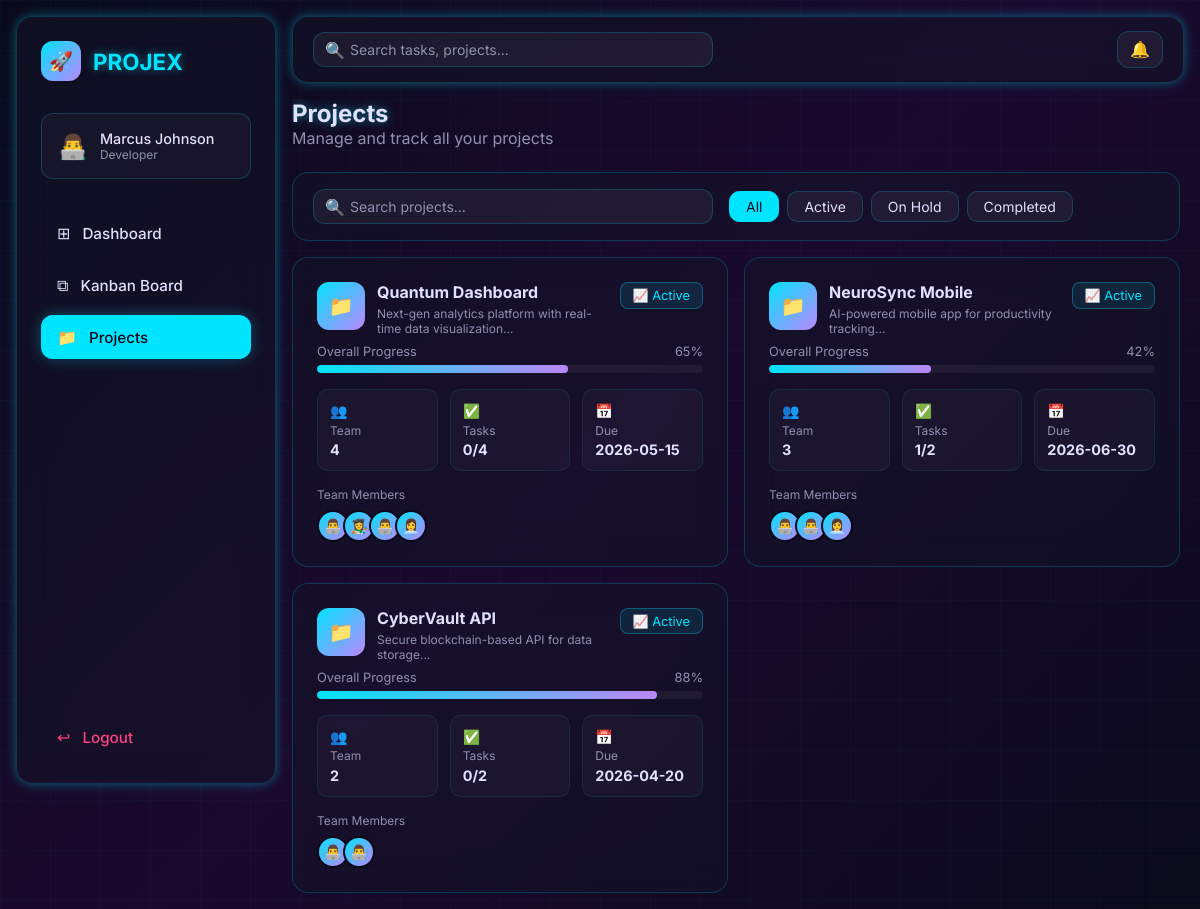
The page /index.php?page=projects (signed in) on the database its author committed.
### tables this page shows
CREATE TABLE IF NOT EXISTS `users` (
  `id`         INT AUTO_INCREMENT PRIMARY KEY,
  `name`       VARCHAR(100) NOT NULL,
  `email`      VARCHAR(150) NOT NULL UNIQUE,
  `password`   VARCHAR(255) NOT NULL,
  `role`       ENUM('Admin','Project Manager','Developer','Designer','Client') NOT NULL DEFAULT 'Developer',
  `avatar`     VARCHAR(10)  DEFAULT '👤',
  `created_at` TIMESTAMP    DEFAULT CURRENT_TIMESTAMP
);

CREATE TABLE IF NOT EXISTS `projects` (
  `id`          INT AUTO_INCREMENT PRIMARY KEY,
  `name`        VARCHAR(150) NOT NULL,
  `description` TEXT,
  `progress`    TINYINT UNSIGNED DEFAULT 0,
  `deadline`    DATE,
  `status`      ENUM('Active','On Hold','Completed') DEFAULT 'Active',
  `created_at`  TIMESTAMP DEFAULT CURRENT_TIMESTAMP
);

### data/data.php (called while the page is built, shortened)
<?php
require_once __DIR__ . '/../config/db.php';
function dbRow($sql, $types = '', ...$params) {
    global $conn;
    $stmt = mysqli_prepare($conn, $sql);
    if ($params) mysqli_stmt_bind_param($stmt, $types, ...$params);
    mysqli_stmt_execute($stmt);
    $result = mysqli_stmt_get_result($stmt);
    return mysqli_fetch_assoc($result);
}
function dbRows($sql, $types = '', ...$params) {
    global $conn;
    $stmt = mysqli_prepare($conn, $sql);
    if ($params) mysqli_stmt_bind_param($stmt, $types, ...$params);
    mysqli_stmt_execute($stmt);
    $result = mysqli_stmt_get_result($stmt);
    $rows = [];
    while ($row = mysqli_fetch_assoc($result)) $rows[] = $row;
    return $rows;
}
function getUserById($id) {
    return dbRow('SELECT * FROM users WHERE id = ?', 'i', $id);
}
function getAllProjects() {
    $projects = dbRows('SELECT * FROM projects ORDER BY created_at DESC');
    foreach ($projects as &$p) $p['teamMembers'] = getProjectMemberIds($p['id']);
    return $projects;
}
function getProjectMemberIds($projectId) {
    $rows = dbRows('SELECT user_id FROM project_members WHERE project_id = ?', 'i', $projectId);
    return array_column($rows, 'user_id');
}
function getProjectMembers($projectId) {
    return dbRows('
        SELECT u.* FROM users u
        JOIN project_members pm ON pm.user_id = u.id
        WHERE pm.project_id = ? ORDER BY u.name
    ', 'i', $projectId);
}
function getUserProjects($user) {
    if ($user['role'] === 'Client') {
        $projects = dbRows('
            SELECT p.* FROM projects p
            JOIN project_members pm ON pm.project_id = p.id
            WHERE pm.user_id = ? ORDER BY p.created_at DESC
        ', 'i', $user['id']);
    } else {
        $projects = getAllProjects();
    }
    foreach ($projects as &$p) $p['teamMembers'] = getProjectMemberIds($p['id']);
    return $projects;
}
function getTasksByProject($projectId) {
    return dbRows('SELECT * FROM tasks WHERE project_id = ?', 'i', $projectId);
}
function statusClass($status) {
    return match($status) {
        'Active'    => 'status-active',
        'On Hold'   => 'status-hold',
        'Completed' => 'status-completed',
        default     => '',
    };
}

### pages/projects.php (the view, shortened to what this page needs)
<?php
include 'partials/layout_start.php';
$userProjects = array_values(getUserProjects($currentUser));
$filterStatus = $_GET['status'] ?? 'All';
$searchQuery  = $_GET['search'] ?? '';
$filtered = array_filter($userProjects, function($p) use ($filterStatus, $searchQuery) {
    $matchSearch = !$searchQuery || stripos($p['name'], $searchQuery) !== false || stripos($p['description'], $searchQuery) !== false;
    $matchFilter = $filterStatus === 'All' || $p['status'] === $filterStatus;
    return $matchSearch && $matchFilter;
});
$filtered = array_values($filtered);
$statusFilters = ['All','Active','On Hold','Completed'];
$statusIconMap = ['Active'=>'📈','On Hold'=>'⏸','Completed'=>'✅'];
?>
<div class="page-header">
    <h2 class="page-title neon-text">Projects</h2>
    <p class="muted-text">Manage and track all your projects</p>
</div>
<div class="glass-card filter-bar">
    <form method="GET" action="index.php" class="filter-form">
        <div class="search-wrap">
            <span class="search-icon">🔍</span>
            <input type="text" name="search" value="<?= htmlspecialchars($searchQuery) ?>" placeholder="Search projects..." class="search-input">
        </div>
        <div class="filter-btns">
            <?php foreach ($statusFilters as $sf): ?>
            <button type="submit" name="status" value="<?= $sf ?>"
                class="filter-btn <?= $filterStatus===$sf?'active':'' ?>"><?= $sf ?></button>
            <?php endforeach; ?>
        </div>
    </form>
</div>
<div class="projects-grid">
    <?php foreach ($filtered as $project):
        $projectTasks   = array_values(getTasksByProject($project['id']));
        $completedTasks = count(array_filter($projectTasks, fn($t) => $t['status'] === 'Completed'));
        $totalTasks     = count($projectTasks);
        $members        = getProjectMembers($project['id']);
        $deadlineSoon   = strtotime($project['deadline']) <= strtotime('+7 days');
    ?>
    <div class="project-card glass-card">
        <div class="project-card-header">
            <div class="project-icon-wrap">
                <div class="project-icon">📁</div>
                <div>
                    <h3><?= htmlspecialchars($project['name']) ?></h3>
                    <p class="muted-text small"><?= htmlspecialchars(mb_substr($project['description'],0,80)) ?>...</p>
                </div>
            </div>
            <span class="status-badge <?= statusClass($project['status']) ?>">
                <?= $statusIconMap[$project['status']]??'' ?> <?= $project['status'] ?>
            </span>
        </div>
        <div class="progress-wrap mt-4">
            <div class="progress-labels">
                <span class="muted-text">Overall Progress</span>
                <span><?= $project['progress'] ?>%</span>
            </div>
            <div class="progress-bar">
                <div class="progress-fill animated" style="width:<?= $project['progress'] ?>%"></div>
            </div>
        </div>
        <div class="project-stats">
            <div class="pstat">
                <span class="pstat-icon cyan">👥</span>
                <span class="muted-text small">Team</span>
                <strong><?= count($members) ?></strong>
            </div>
            <div class="pstat">
                <span class="pstat-icon purple">✅</span>
                <span class="muted-text small">Tasks</span>
                <strong><?= $completedTasks ?>/<?= $totalTasks ?></strong>
            </div>
            <div class="pstat">
                <span class="pstat-icon <?= $deadlineSoon?'red':'cyan' ?>">📅</span>
                <span class="muted-text small">Due</span>
                <strong class="<?= $deadlineSoon?'text-red':'' ?>"><?= $project['deadline'] ?></strong>
            </div>
        </div>
        <div class="team-avatars">
            <div class="muted-text small mb-2">Team Members</div>
            <div class="avatar-stack">
                <?php foreach (array_slice($members,0,5) as $m): ?>
                <div class="avatar-circle" title="<?= htmlspecialchars($m['name']) ?>"><?= $m['avatar']??'👤' ?></div>
                <?php endforeach; ?>
            </div>
        </div>
    </div>
    <?php endforeach; ?>
</div>
<?php include 'partials/layout_end.php'; ?>

### partials/layout_start.php (shortened to what this page needs)
<?php
$currentUser  = $_SESSION['user'];
$activePage   = $_GET['page'] ?? 'dashboard';
?>
<div class="app-layout">
    <aside class="sidebar glass-card neon-border">
        <div class="sidebar-logo">
            <div class="logo-badge">🚀</div>
            <span class="neon-text logo-text">PROJEX</span>
        </div>
        <div class="user-info">
            <div class="user-avatar"><?= $currentUser['avatar'] ?? '👤' ?></div>
            <div class="user-details">
                <div class="user-name"><?= htmlspecialchars($currentUser['name']) ?></div>
                <div class="user-role"><?= htmlspecialchars($currentUser['role']) ?></div>
            </div>
        </div>
        <nav class="sidebar-nav">
            <a href="index.php?page=dashboard" class="nav-item <?= $activePage==='dashboard'?'active':'' ?>"><span class="nav-icon">⊞</span> Dashboard</a>
            <a href="index.php?page=kanban"    class="nav-item <?= $activePage==='kanban'   ?'active':'' ?>"><span class="nav-icon">⧉</span> Kanban Board</a>
            <a href="index.php?page=projects"  class="nav-item <?= $activePage==='projects' ?'active':'' ?>"><span class="nav-icon">📁</span> Projects</a>
        </nav>
        <a href="index.php?page=logout" class="nav-item logout-btn"><span class="nav-icon">↩</span> Logout</a>
    </aside>
    <div class="main-content">
        <div class="topbar glass-card neon-border">
            <div class="topbar-left">
                <div class="search-wrap">
                    <span class="search-icon">🔍</span>
                    <input type="text" id="globalSearch" placeholder="Search tasks, projects..." class="search-input">
                </div>
            </div>
            <div class="topbar-right">
                <div class="notif-wrap">
                    <button class="icon-btn" onclick="toggleNotifs()" id="notifBtn">
                        🔔
                    </button>
                </div>
            </div>
        </div>
        <div class="page-content">

### rows shown on the page
users: avatar "👨‍💻", name "Marcus Johnson", role "Developer"
projects: name "Quantum Dashboard", description "Next-gen analytics platform with real-time data visualization", status "📈", status "Active", progress "65", count($members) "4", completedTasks "0", totalTasks "4", deadline "2026-05-15"
users: avatar "👨‍💻"
users: avatar "👩‍🎨"
users: avatar "👩‍💼"
projects: name "NeuroSync Mobile", description "AI-powered mobile app for productivity tracking", status "📈", status "Active", progress "42", count($members) "3", completedTasks "1", totalTasks "2", deadline "2026-06-30"
projects: name "CyberVault API", description "Secure blockchain-based API for data storage", status "📈", status "Active", progress "88", count($members) "2", completedTasks "0", totalTasks "2", deadline "2026-04-20"

### other values the page prints
$sf "All"
$sf "Active"
$sf "On Hold"
$sf "Completed"
